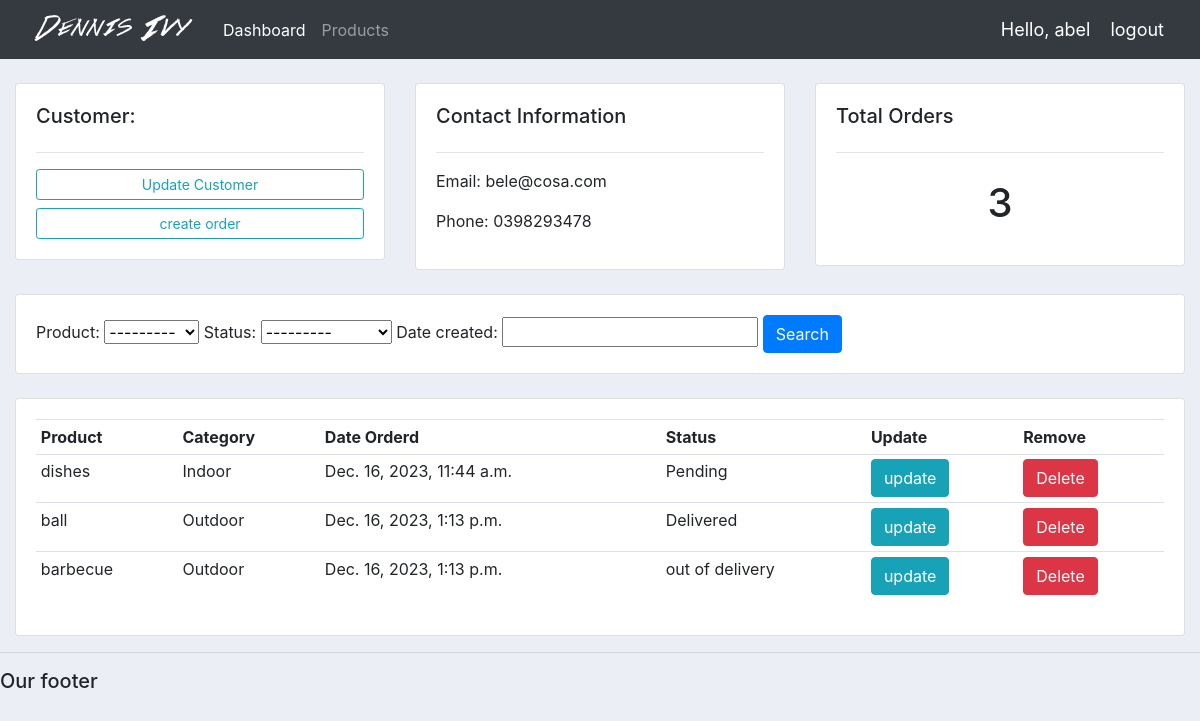
Before: /customer/2 (signed in) with the older database file.
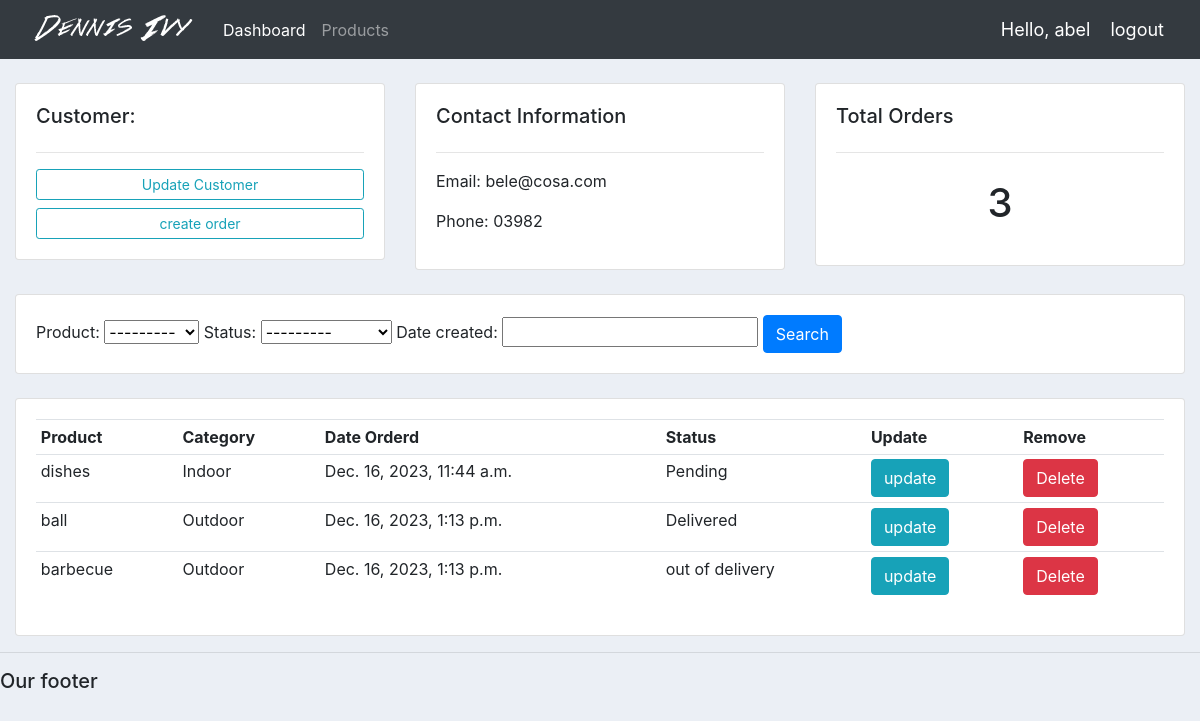
After: the same page with the newer database file.
### accounts/models.py (models this page shows, shortened)
class Customer(models.Model):
    user=models.OneToOneField(User, on_delete=models.CASCADE, null=True)
    name = models.CharField(max_length=255, null=True)
    phone = models.CharField(max_length=255, null=True)
    email =models.EmailField(max_length=255,null=True)
    profile_pic=models.ImageField(null=True, blank=True)
    date_crreated = models.DateTimeField(auto_now_add=True, null=True)

### accounts/decorators.py (the view)
        def wrapper_func(request,*args, **kwargs):
            group=None
            if request.user.groups.exists():
                group = request.user.groups.all()[0].name
            if group in allowed_roles:
                return view_func(request,*args, **kwargs)
            else:
                return HttpResponse('You are not authorized to accesss this page')

### accounts/models.py (called while the page is built)
    def __str__(self):
       return self.name

### accounts/views.py (called while the page is built)
@login_required(login_url='accounts:login')
@allowed_users(allowed_roles=['admin'])
def customer(request,pk_test):
    customer=Customer.objects.get(id=pk_test)
    orders=customer.order_set.all()
    total_orders=orders.count()
    myFilter = OrderFilter(request.GET, queryset=orders)
    orders=myFilter.qs
    context={
        'customer':customer,
        'orders':orders,
        'total_orders':total_orders,
        'myFilter':myFilter
    }
    return render( request, 'accounts/customer.html',context)

### accounts/templates/accounts/customer.html
{% extends 'accounts/main.html' %}
{% block content %}
<br>
<div class="row">
    <div class="col-md">
        <div class="card card-body">
            <h5>Customer:</h5>
            <hr>
            <a class="btn btn-outline-info  btn-sm btn-block" href="">Update Customer</a>
            <a class="btn btn-outline-info  btn-sm btn-block" href="{% url 'accounts:create_order' customer.id%}">create order</a>
        </div>
    </div>
    <div class="col-md">
        <div class="card card-body">
            <h5>Contact Information</h5>
            <hr>
            <p>Email: {{customer.email}}</p>
            <p>Phone: {{customer.phone}}</p>
        </div>
    </div>
    <div class="col-md">
        <div class="card card-body">
            <h5>Total Orders</h5>
            <hr>
            <h1 style="text-align: center;padding: 10px">{{total_orders}}</h1>
        </div>
    </div>
</div>
<br>
<div class="row">
    <div class="col">
        <div class="card card-body">
            <form method="get">
                {{myFilter.form}}
                <button class="btn btn-primary" type="submit">Search</button>
            </form>
        </div>
    </div>
</div>
<br>
<div class="row">
    <div class="col-md">
        <div class="card card-body">
            <table class="table table-sm">
                <tr>
                    <th>Product</th>
                    <th>Category</th>
                    <th>Date Orderd</th>
                    <th>Status</th>
                    <th>Update</th>
                    <th>Remove</th>
                </tr>
                {% for order in orders %}
                <tr>
                    <td>{{order.product}}</td>
                    <td>{{order.product.category}}</td>
                    <td>{{order.date_created}}</td>
                    <td>{{order.status}}</td>
                    <td><a href="{% url 'accounts:update_order' order.id %}" class="btn btn-info">update</a></td>
                    <td><a href="{%url 'accounts:delete_order' order.id %}" class="btn btn-danger">Delete</a></td>
                </tr>
                {% endfor%}
            </table>
        </div>
    </div>
</div>
{% endblock %}

Changed rows visible on the page:
changed Customer "bele@cosa.com": phone "0398293478" → "03982"
